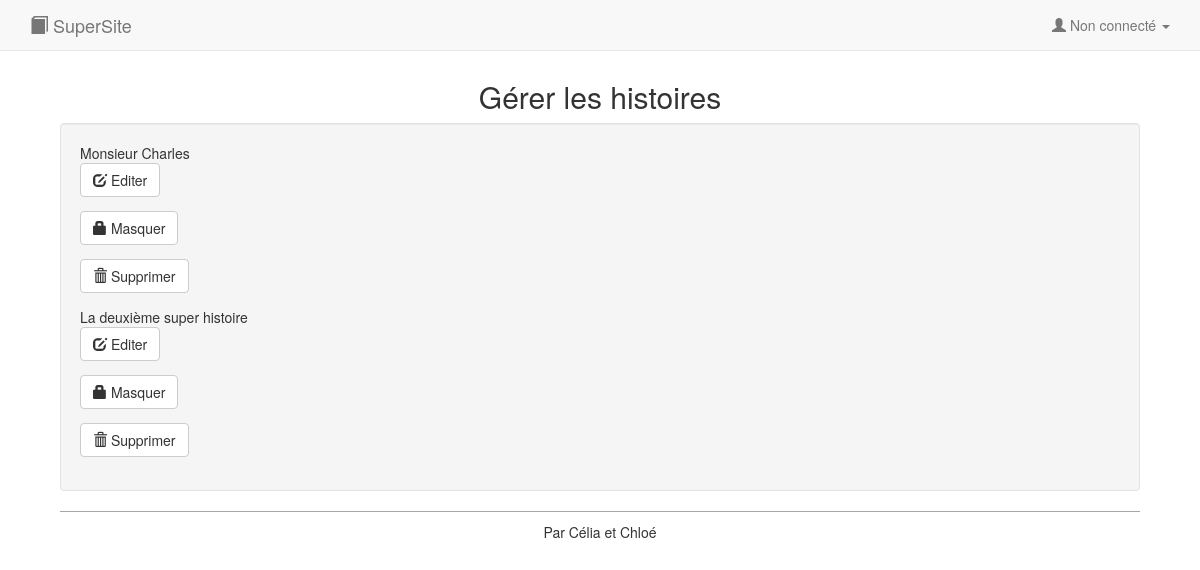
Page /gerer_hist.php on the committed database.
### tables this page shows
CREATE TABLE `histoire` (
  `id_hist` int(11) NOT NULL,
  `titre` varchar(50) NOT NULL,
  `image` varchar(20) NOT NULL,
  `description` varchar(700) NOT NULL,
  `affichee` tinyint(1) NOT NULL DEFAULT 1,
  `id_sit_initiale` int(11) NOT NULL,
  `id_sit_finale` int(11) NOT NULL
);

### gerer_hist.php (the view, shortened to what this page needs)
<?php require "head.php";
    require "connect.php";
    require "header.php";?>
    <body>
        <h2 class="text-center">Gérer les histoires</h2>
        <div>
                <?php if($BDD){
                    $req = "SELECT * FROM histoire ORDER BY id_hist";
                    $reponse = $BDD->prepare($req);
                    $reponse -> execute();
                    $histoires = $reponse->fetchAll();
                }?>
                <div class="well">
                <?php foreach($histoires as $histoire){?>
                        <fieldset>
                        <?php echo $histoire['titre']?>
                        <form action="modif.php" method="POST">
                            <button type="submit" name="editer" class="btn btn-default btn-secondary"><span class="glyphicon glyphicon-edit"></span> Editer</button>
                        </form >
                            <?php if($histoire['affichee']==1){?>
                            <form action="submit.php" method="POST">
                                <button type="hidden" name="masquer" class="btn btn-default btn-secondary" value="<?php echo $histoire['id_hist']?>"><span class="glyphicon glyphicon-lock"></span> Masquer</button>
                            </form>
                            <?php }
                                else{?>
                                <form action="submit.php" method="POST">
                                    <button type="hidden" name ="afficher" class="btn btn-default btn-secondary" value="<?php echo $histoire['id_hist']?>"><span class="glyphicon glyphicon-unlock"></span> Afficher</button>
                                </form>
                            <?php } ?>
                        <form role="form" action="submit.php" method="POST">
                            <button type="hidden" name ="supprimer" class="btn btn-default btn-secondary" value="<?php echo $histoire['id_hist']?>"><span class="glyphicon glyphicon-trash"></span> Supprimer</button><br/>
                        </form>
                       <?php } ?>
                        </fieldset>
                        </div>
        </div>
    </body>
<?php require "footer.php";?>

### css/style.css (style rules this page uses)
body { padding: 5%; }

### rows in the picture
histoire: titre "Monsieur Charles", $histoire['id_hist'] 1 (drawn)
histoire: titre "La deuxième super histoire", $histoire['id_hist'] 2 (drawn)
